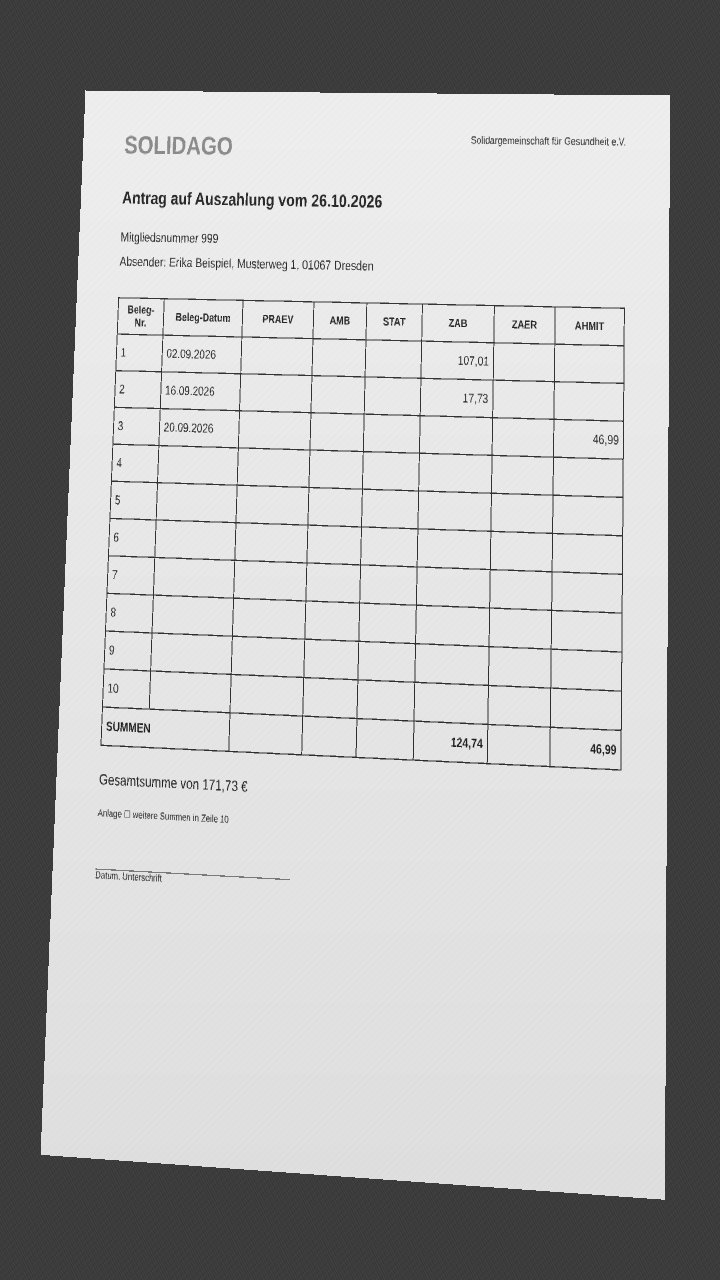
#> input picture test/fixtures/antrag_999.jpg, 720 x 1280 px
$ python antrag_auslesen.py ../test/fixtures/antrag_999.jpg
#> lines starting #> are read from the running program, lines starting #| are printed output that depends on the picture; after the words box and inside, x2 and y2 are one past the last pixel; in counts of white or black regions, pixels touching at a corner belong together
import sys,cv2,numpy as np,pytesseract,re
def warp_page(g):
    bl=cv2.GaussianBlur(g,(5,5),0); _,th=cv2.threshold(bl,0,255,cv2.THRESH_BINARY+cv2.THRESH_OTSU)
#> in warp_page, g is the input picture: shape (1280, 720); min 21, max 255, mean 177.1
#> after `_, th = cv2.threshold(bl, 0, 255, cv2.THRESH_BINARY + cv2.THRESH_OTSU)`:
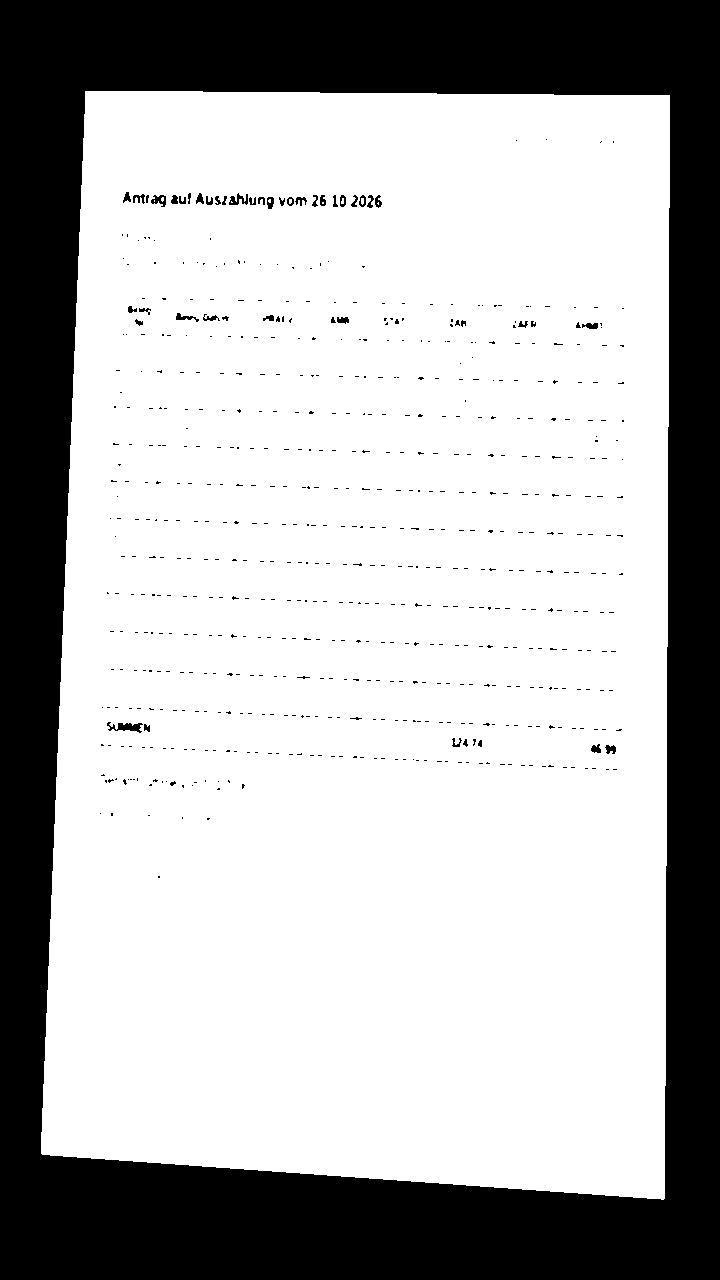
#> th: shape (1280, 720); 70.7% white; 626 black regions (580 under 20 px)
    cnts,_=cv2.findContours(th,cv2.RETR_EXTERNAL,cv2.CHAIN_APPROX_SIMPLE); c=max(cnts,key=cv2.contourArea)
#> after `cnts, _ = cv2.findContours(th, cv2.RETR_EXTERNAL, cv2.CHAIN_APPROX_SIM`: cnts = 1 contour; box (x1, y1, x2, y2) and area: (41, 91, 670, 1200) 654397
#> after `c = max(cnts, key=cv2.contourArea)`: c = contour of 202 points, box (x1, y1, x2, y2) (41, 91, 670, 1200), area 654397
    ap=cv2.approxPolyDP(c,0.02*cv2.arcLength(c,True),True)
#> ap = [[85, 91], [41, 1153], [663, 1199], [669, 95]]
    if len(ap)!=4: return cv2.resize(g,None,fx=2.3,fy=2.3,interpolation=cv2.INTER_CUBIC)
    p=ap.reshape(4,2).astype("float32"); s=p.sum(1); d=np.diff(p,axis=1).ravel()
#> after `p = ap.reshape(4, 2).astype('float32')`: p = [[85, 91], [41, 1153], [663, 1199], [669, 95]]
#> after `s = p.sum(1)`: s = [176, 1194, 1862, 764]
#> after `d = np.diff(p, axis=1).ravel()`: d = [6, 1112, 536, -574]
    src=np.array([p[s.argmin()],p[d.argmin()],p[s.argmax()],p[d.argmax()]],dtype="float32")
#> src = [[85, 91], [669, 95], [663, 1199], [41, 1153]]
    W,H=1654,2339; return cv2.warpPerspective(g,cv2.getPerspectiveTransform(src,np.array([[0,0],[W,0],[W,H],[0,H]],dtype="float32")),(W,H))
#> after `return cv2.warpPerspective(g, cv2.getPerspectiveTransform(src, np.arra`:
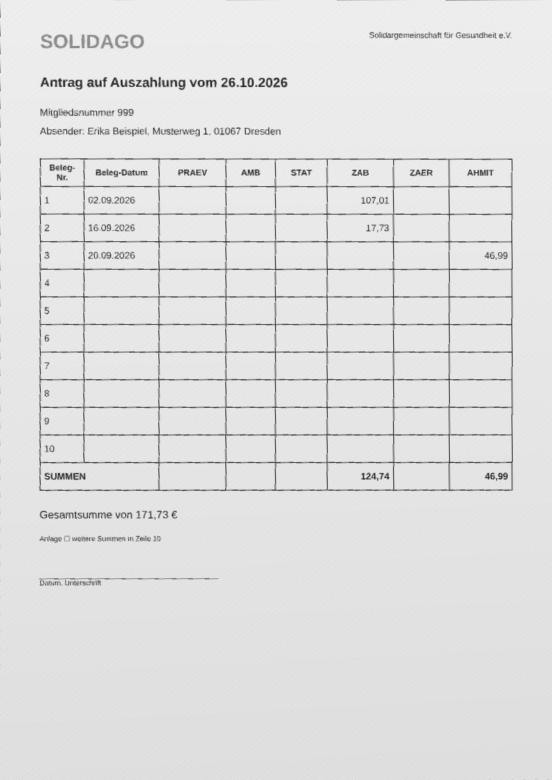
#> returned value: shape (2339, 1654) (shown at 1/3 size); min 25, max 255, mean 224.6
def peaks(arr,minval,gap):
    idx=np.where(arr>minval)[0]; out=[]
    for i in idx:
        if not out or i-out[-1][-1]>gap: out.append([i])
        else: out[-1].append(i)
    return [int(np.mean(p)) for p in out]
g=warp_page(cv2.imread(sys.argv[1],0))
inv=255-cv2.adaptiveThreshold(g,255,cv2.ADAPTIVE_THRESH_GAUSSIAN_C,cv2.THRESH_BINARY,31,12)
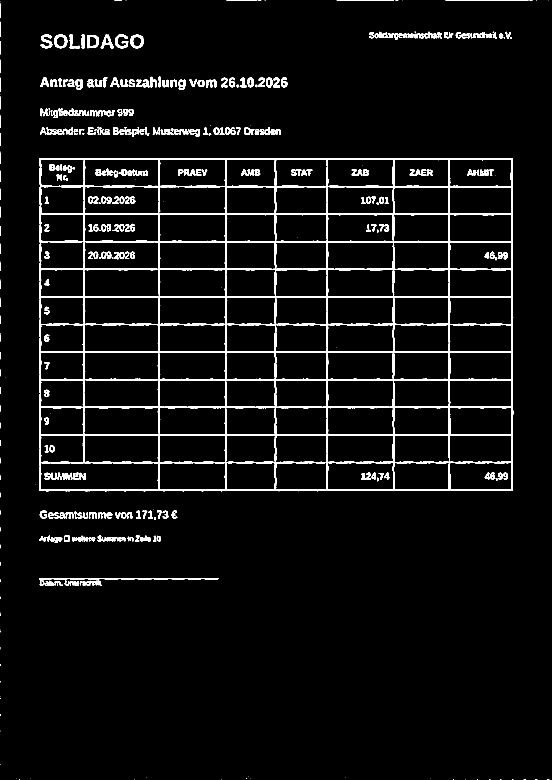
#> inv: shape (2339, 1654) (shown at 1/3 size); 4.5% white; 417 white regions (107 under 20 px), largest, box (x1, y1, x2, y2) and area: (117, 474, 1540, 1474) 119707, (117, 1734, 656, 1739) 1842, (391, 104, 432, 146) 786
Hh,Ww=inv.shape
#> Hh = 2339; Ww = 1654
h=cv2.morphologyEx(inv,cv2.MORPH_OPEN,cv2.getStructuringElement(cv2.MORPH_RECT,(Ww//12,1)))
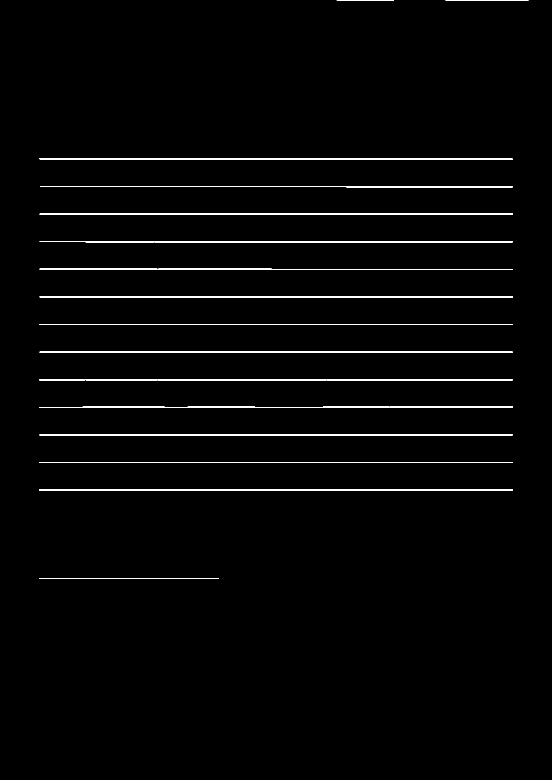
#> h: shape (2339, 1654) (shown at 1/3 size); 1.5% white; 16 white regions, largest, box (x1, y1, x2, y2) and area: (119, 1220, 1539, 1224) 4576, (119, 889, 1539, 893) 4418, (117, 1469, 1539, 1472) 4265
v=cv2.morphologyEx(inv,cv2.MORPH_OPEN,cv2.getStructuringElement(cv2.MORPH_RECT,(1,25)))
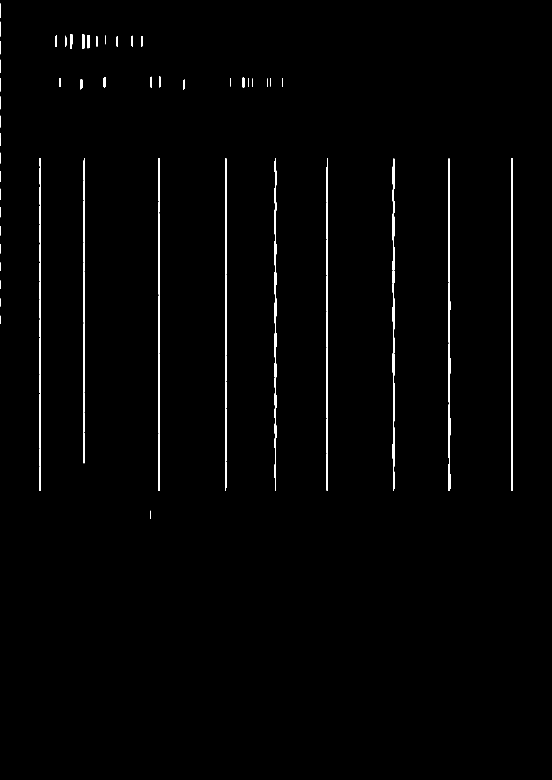
#> v: shape (2339, 1654) (shown at 1/3 size); 1% white; 52 white regions, largest, box (x1, y1, x2, y2) and area: (1533, 475, 1539, 1473) 4453, (1344, 476, 1351, 1473) 4380, (1178, 476, 1184, 1473) 4181
ys=peaks(h.sum(1)/255,Ww*0.35,10)
#> in peaks, `idx = np.where(arr > minval)[0]`: idx = 41 values from 476 to 1471
#> the loop in peaks, `for i in idx:` made 41 passes
#> i on passes 1 to 12: 476, 477, 478, 558, 559, 560, 641, 642, 643, 724, 725, 726
#> after the loop in peaks, `for i in idx:`: out = [[476, 477, 478], [558, 559, 560], [641, 642, 643], [724, 725, 726], [806, 807, 808, 809], [889, 890, 891], [972, 973, 974], [1055, 1056, 1057], [1138, 1139, 1140], [1220, 1221, 1222, 1223], [1303, 1304, 1305], [1386, 1387, 1388], [1469, 1470, 1471]]
#> ys = [477, 559, 642, 725, 807, 890, 973, 1056, 1139, 1221, 1304, 1387, 1470]
# Tabelle = längste Folge von Linien mit Abstand < 100 px
runs=[[ys[0]]]
#> runs = [[477]]
for y in ys[1:]:
    (runs[-1].append(y) if y-runs[-1][-1]<100 else runs.append([y]))
#> this loop made 12 passes
#> y on passes 1 to 12: 559, 642, 725, 807, 890, 973, 1056, 1139, 1221, 1304, 1387, 1470
#> after the loop, runs = [[477, 559, 642, 725, 807, 890, 973, 1056, 1139, 1221, 1304, 1387, 1470]]
tab=max(runs,key=len); t0,t1=tab[0],tab[-1]
#> after `tab = max(runs, key=len)`: tab has the same summary as ys
#> after `t0, t1 = (tab[0], tab[-1])`: t0 = 477; t1 = 1470
xs=peaks(v[t0:t1].sum(0)/255,(t1-t0)*0.5,10)
#> the loop in peaks (call 2), `for i in idx:` made 37 passes
#> i on passes 1 to 12: 119, 120, 121, 122, 250, 251, 252, 253, 475, 476, 477, 478
#> xs = [120, 251, 476, 677, 825, 981, 1180, 1347, 1535]
print(f"Tabelle: {len(tab)} Zeilenlinien, {len(xs)} Spaltenlinien")
#| Tabelle: 13 Zeilenlinien, 9 Spaltenlinien

clean=255-(inv & ~cv2.dilate(h|v,np.ones((5,5))))
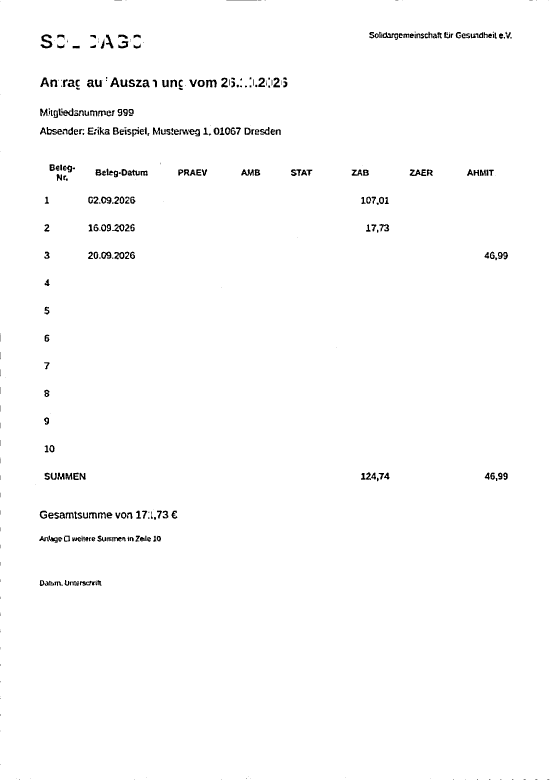
#> clean: shape (2339, 1654) (shown at 1/3 size); 98.8% white; 418 black regions (117 under 20 px), largest, box (x1, y1, x2, y2) and area: (122, 103, 157, 145) 691, (1229, 508, 1279, 528) 521, (176, 324, 220, 348) 474
#> (the run stopped early here; a loop or call above may not have finished)
